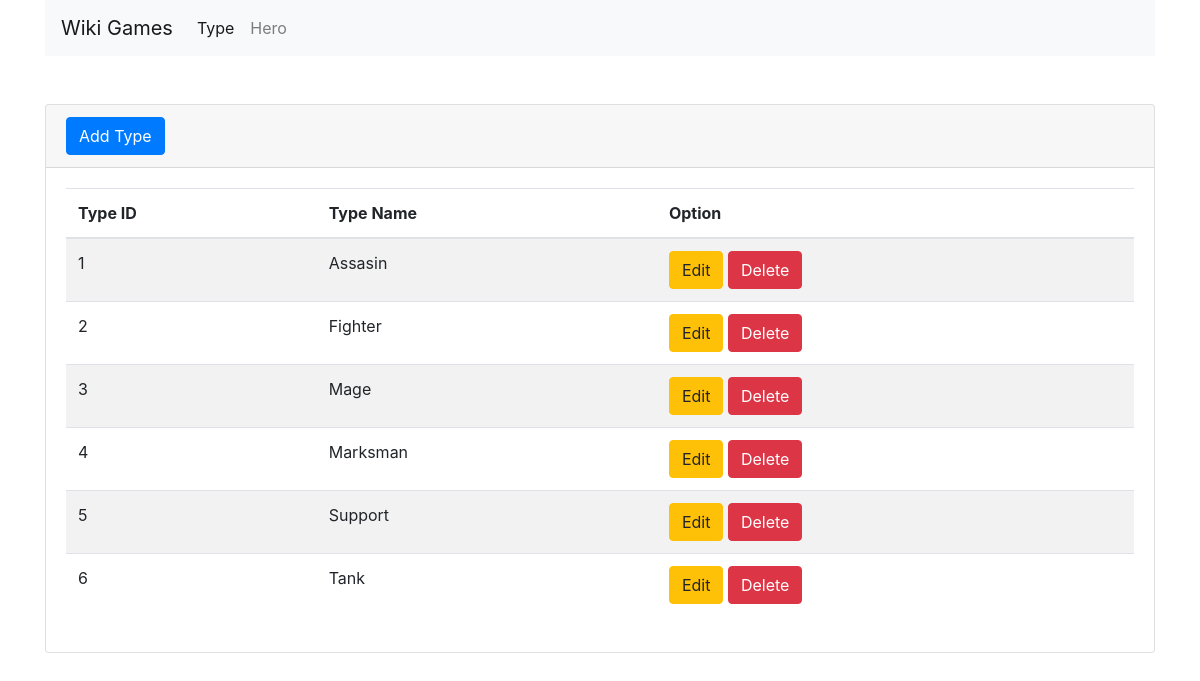
Screenshot of /type.php with the database file from the repository.
### tables this page shows
CREATE TABLE `type_tb` (
  `id_type` int(11) NOT NULL,
  `name_type` varchar(255) NOT NULL
);

### type.php (the view, shortened to what this page needs)
<!DOCTYPE html>
<html>
	<head>
		<link rel="stylesheet" href="https://cdn.jsdelivr.net/npm/bootstrap@4.6.0/dist/css/bootstrap.min.css">
	</head>
	<body>
		<div class="container">
			<nav class="navbar navbar-expand-lg navbar-light bg-light">
				<a class="navbar-brand" href="index.php">Wiki Games</a>
				<div class="collapse navbar-collapse" id="navbarSupportedContent">
					<ul class="navbar-nav mr-auto">
						<li class="nav-item">
							<a class="nav-link active" href="type.php">Type</a>
						</li>
						<li class="nav-item">
							<a class="nav-link" href="hero.php">Hero</a>
						</li>
					</ul>
				</div>
			</nav>
			<div class="mt-5">
				<div class="card">
					<div class="card-header">
						<a href="type_add.php" class="btn btn-primary">Add Type</a>
					</div>
					<div class="card-body">
						<table class="table table-striped">
							<thead>
								<tr>
									<th>Type ID</th>
									<th>Type Name</th>
									<th>Option</th>
								</tr>
							</thead>
							<tbody>
								<?php
									include 'connection.php';
									$type = mysqli_query($config, 'SELECT * FROM type_tb ORDER BY id_type ASC');
									while($row = mysqli_fetch_array($type)) {
								?>
									<tr>
										<td><?php echo $row['id_type'] ?></td>
										<td><?php echo $row['name_type'] ?></td>
										<td>
											<a href="type_edit.php?id_type=<?php echo $row['id_type'] ?>" class="btn btn-warning">Edit</a>
											<a onclick="if(confirm('Are You Sure')){ location.href='type_delete.php?id_type=<?php echo $row['id_type']; ?>' }" class="btn btn-danger">Delete</a>
										</td>
									</tr>
								<?php
									}
								?>
							</tbody>
						</table>
					</div>
				</div>
			</div>
		</div>
	</body>
</html>

### rows the page displays
type_tb: id_type "1", name_type "Assasin"
type_tb: id_type "2", name_type "Fighter"
type_tb: id_type "3", name_type "Mage"
type_tb: id_type "4", name_type "Marksman"
type_tb: id_type "5", name_type "Support"
type_tb: id_type "6", name_type "Tank"
